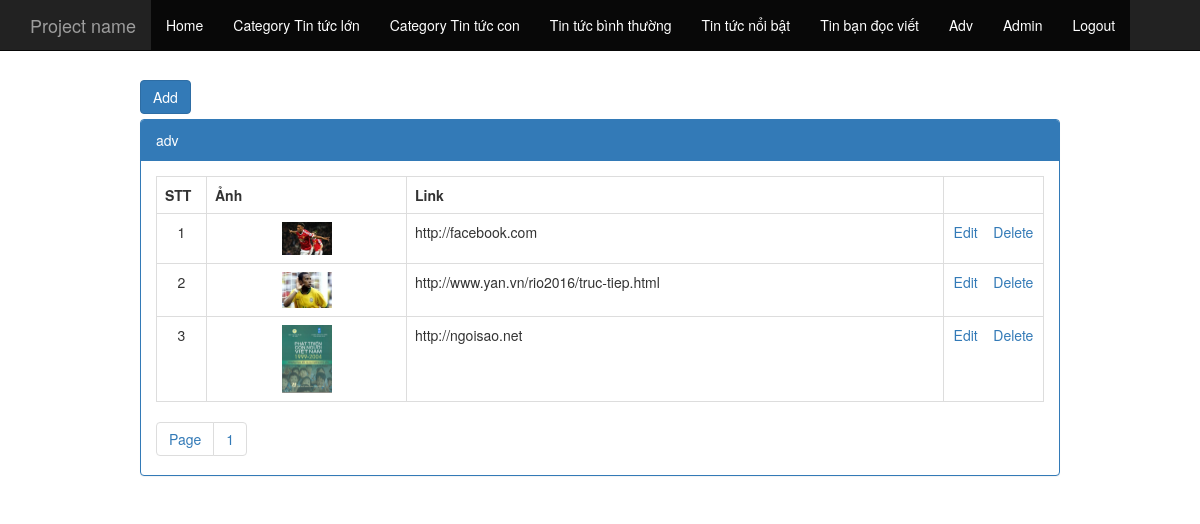
/admin/index.php?controller=adv (signed in), run on the app's committed database.
### tables this page shows
CREATE TABLE `tbl_adv` (
  `pk_adv_id` int(11) NOT NULL,
  `c_img` varchar(200) NOT NULL,
  `c_url` varchar(400) NOT NULL
);

### admin/controller/controller_adv.php (called while the page is built, shortened)
<?php
	$so_ban_ghi_tren_trang = 20;
	$tong_so_ban_ghi = num_rows("select pk_adv_id from tbl_adv");
	$so_trang = ceil($tong_so_ban_ghi/$so_ban_ghi_tren_trang);
	$tu_ban_ghi = isset($_GET["p"])? (($_GET["p"]-1)*$so_ban_ghi_tren_trang):0;
	$arr = fetch("select * from tbl_adv order by pk_adv_id desc limit $tu_ban_ghi,$so_ban_ghi_tren_trang");
	include "view/view_adv.php";
?>

### admin/model/model.php (called while the page is built, shortened)
<?php
	function fetch($sql){
		global $con;
		$result = mysqli_query($con,$sql);
		$arr = array();
		while ($row = mysqli_fetch_array($result))
			$arr[] = $row;
		return $arr;
	}
	function num_rows($sql){
		global $con;
		$result = mysqli_query($con,$sql);
		return mysqli_num_rows($result);
	}
?>

### admin/view/view_adv.php (the view, shortened to what this page needs)
<div class="col-md-10 col-xs-offset-1">
	<div style="margin-bottom:5px;">
		<a href="index.php?controller=add_edit_adv&act=add" class="btn btn-primary">Add</a>
	</div>
	<div class="panel panel-primary">
		<div class="panel-heading">adv</div>
		<div class="panel-body">
			<table cellpadding="5" class="table table-hover table-bordered">
				<tr>
					<th style="width:50px">STT</th>
					<th style="width:200px">Ảnh</th>
					<th>Link</th>
					<th style="width:100px"></th>
				</tr>
				<?php
					$stt = 0;
					foreach ($arr as $rows) {
						$stt++;
				?>
				<tr>
					<td style="text-align:center"><?php echo $stt;  ?></td>
					<td style="text-align:center">
						<?php
							if (isset($rows["c_img"])){
						?>
						<img src="../<?php echo $rows["c_img"]; ?>" style="width:50px" >
						<?php } ?>
					</td>
					<td><?php echo $rows["c_url"]; ?></td>
					<td style="text-align:center">
						<a href="index.php?controller=add_edit_adv&act=edit&id=<?php echo $rows["pk_adv_id"];?>">Edit</a>
						<a href="index.php?controller=adv&act=delete&id=<?php echo $rows["pk_adv_id"];?>" onclick="return window.confirm('Are you sure?');">Delete</a>
					</td>
				</tr>
				<?php } ?>
			</table>
		<ul class="pagination">
			<li>
				<a href="#">Page</a>
			</li>
			<?php
				for($i = 1; $i<= $so_trang; $i++)
				{
			?>
			<li>
				<a href="index.php?controller=adv&p=<?php echo $i;?>"><?php echo $i;?></a>
			</li>
			<?php } ?>
		</ul>
		</div>
	</div>
</div>

### admin/index.php (shortened to what this page needs)
<?php
	include "../config.php";
	include "model/model.php";
	if (isset($_SESSION["c_username"])){
		$controller = "";
		if(isset($_GET["controller"])){
			$controller = "controller/controller_".$_GET["controller"].".php";
		}
		include "view/view_layout.php";
	}
	else{
		include "controller/controller_login.php";
	}
?>

### admin/view/view_layout.php (shortened to what this page needs)
<!DOCTYPE html>
<html>
<head>
  <link rel="stylesheet" type="text/css" href="public/css/bootstrap.min.css">
</head>
<body>
    <nav class="navbar navbar-inverse navbar-fixed-top">
      <div class="container">
        <div class="navbar-header">
          <a class="navbar-brand" href="#">Project name</a>
        </div>
        <div id="navbar" class="collapse navbar-collapse">
          <ul class="nav navbar-nav">
            <li class="active"><a href="#">Home</a></li>
            <li class="active"><a href="index.php?controller=category_news_parent">Category Tin tức lớn</a></li>
            <li class="active"><a href="index.php?controller=category_news_child">Category Tin tức con</a></li>
            <li class="active"><a href="index.php?controller=news">Tin tức bình thường</a></li>
             <li class="active"><a href="index.php?controller=featured_news">Tin tức nổi bật</a></li>
            <li class="active"><a href="index.php?controller=user_write">Tin bạn đọc viết</a></li>
             <li class="active"><a href="index.php?controller=adv">Adv</a></li>
            <li class="active"><a href="index.php?controller=user">Admin</a></li>
            <li class="active"><a href="index.php?controller=logout">Logout</a></li>
          </ul>
        </div>
      </div>
    </nav>
    <div class="container" style="margin-top:80px;">
      <?php
        if(file_exists($controller)){
          include $controller;
        }
      ?>
    </div>
</body>
</html>

### admin/view/view_adv.php (style rules this page uses)
.pagination { padding: 0px; margin: 0px; }

### data on the page
tbl_adv: c_img (picture), c_url "http://facebook.com"
tbl_adv: c_img (picture), c_url "http://www.yan.vn/rio2016/truc-tiep.html"
tbl_adv: c_img (picture), c_url "http://ngoisao.net"
